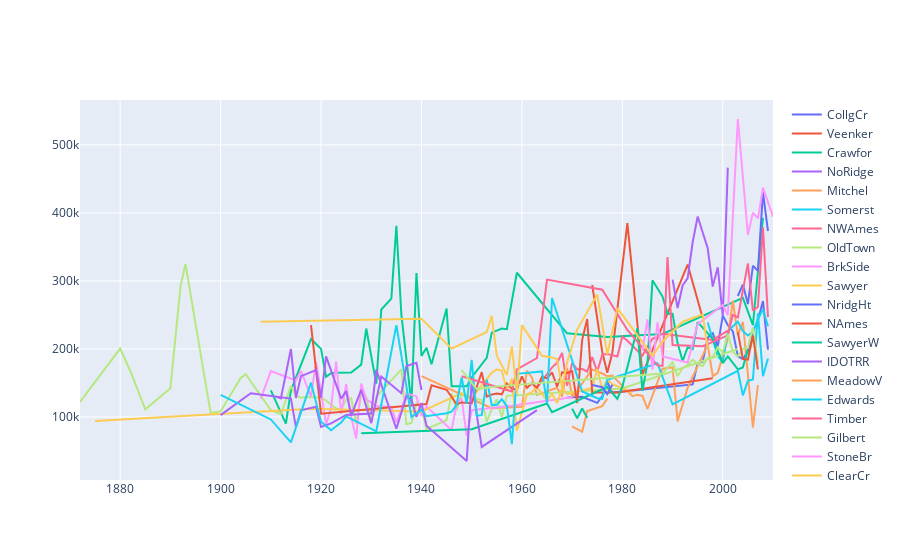

Write notebook code for a chart like this one.
### Markdown cell above
# Different Neighborhoods over year

### Code cell
fig = go.Figure()
for i in list(train_data['Neighborhood'].unique()):
    dat = train_data[train_data['Neighborhood']==i]
    #dat2 = dat[['YearBuilt', 'SalePrice']].sort_values('YearBuilt')
    dat2=dat[['YearBuilt', 'SalePrice']].groupby('YearBuilt').agg({'SalePrice' : 'mean'}).sort_values('YearBuilt').reset_index()
    x= dat2['YearBuilt']
    y= dat2['SalePrice']
    fig.add_trace(go.Scatter(x = x , y = y, mode = 'lines', name = i))
fig
